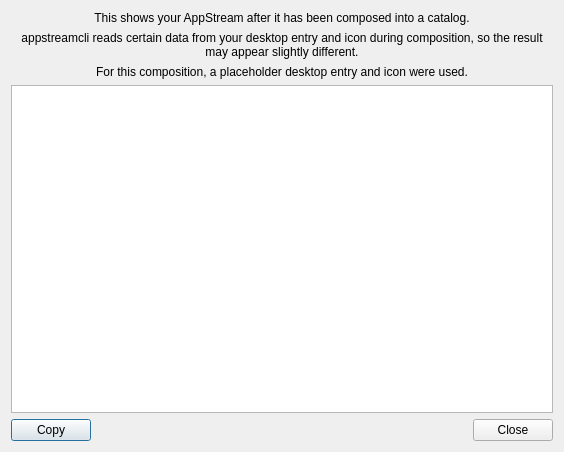
<?xml version="1.0" encoding="UTF-8"?>
<ui version="4.0">
 <class>ViewCatalogWindow</class>
 <widget class="QDialog" name="ViewCatalogWindow">
  <property name="geometry">
   <rect>
    <x>0</x>
    <y>0</y>
    <width>564</width>
    <height>452</height>
   </rect>
  </property>
  <property name="windowTitle">
   <string>View Catalog</string>
  </property>
  <layout class="QVBoxLayout" name="verticalLayout">
   <item>
    <widget class="QLabel" name="label">
     <property name="text">
      <string>This shows your AppStream after it has been composed into a catalog.</string>
     </property>
     <property name="alignment">
      <set>Qt::AlignCenter</set>
     </property>
     <property name="wordWrap">
      <bool>true</bool>
     </property>
    </widget>
   </item>
   <item>
    <widget class="QLabel" name="label_2">
     <property name="text">
      <string>appstreamcli reads certain data from your desktop entry and icon during composition, so the result may appear slightly different.</string>
     </property>
     <property name="alignment">
      <set>Qt::AlignCenter</set>
     </property>
     <property name="wordWrap">
      <bool>true</bool>
     </property>
    </widget>
   </item>
   <item>
    <widget class="QLabel" name="label_3">
     <property name="text">
      <string>For this composition, a placeholder desktop entry and icon were used.</string>
     </property>
     <property name="alignment">
      <set>Qt::AlignCenter</set>
     </property>
     <property name="wordWrap">
      <bool>true</bool>
     </property>
    </widget>
   </item>
   <item>
    <widget class="QPlainTextEdit" name="preview_edit"/>
   </item>
   <item>
    <layout class="QHBoxLayout" name="horizontalLayout">
     <item>
      <widget class="QPushButton" name="copy_button">
       <property name="text">
        <string>Copy</string>
       </property>
       <property name="icon">
        <iconset theme="edit-copy"/>
       </property>
      </widget>
     </item>
     <item>
      <spacer name="horizontalSpacer">
       <property name="orientation">
        <enum>Qt::Horizontal</enum>
       </property>
       <property name="sizeHint" stdset="0">
        <size>
         <width>40</width>
         <height>20</height>
        </size>
       </property>
      </spacer>
     </item>
     <item>
      <widget class="QPushButton" name="close_button">
       <property name="text">
        <string>Close</string>
       </property>
      </widget>
     </item>
    </layout>
   </item>
  </layout>
 </widget>
 <resources/>
 <connections/>
</ui>
